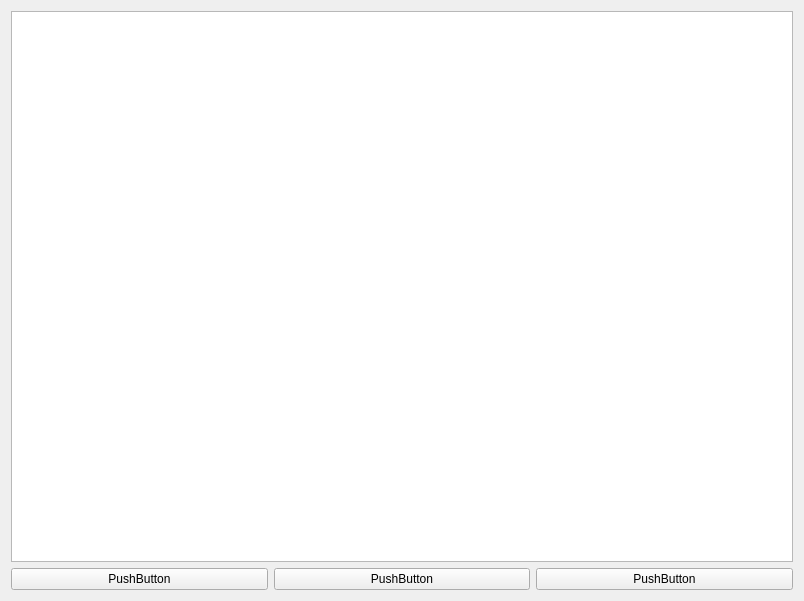
<?xml version="1.0" encoding="UTF-8"?>
<ui version="4.0">
 <class>Widget</class>
 <widget class="QWidget" name="Widget">
  <property name="geometry">
   <rect>
    <x>0</x>
    <y>0</y>
    <width>800</width>
    <height>600</height>
   </rect>
  </property>
  <property name="windowTitle">
   <string>Widget</string>
  </property>
  <layout class="QGridLayout" name="gridLayout">
   <property name="sizeConstraint">
    <enum>QLayout::SetDefaultConstraint</enum>
   </property>
   <item row="0" column="0" colspan="3">
    <widget class="QGraphicsView" name="graphicsView">
     <property name="minimumSize">
      <size>
       <width>782</width>
       <height>551</height>
      </size>
     </property>
    </widget>
   </item>
   <item row="1" column="0">
    <widget class="QPushButton" name="pushButton">
     <property name="text">
      <string>PushButton</string>
     </property>
    </widget>
   </item>
   <item row="1" column="1">
    <widget class="QPushButton" name="pushButton_2">
     <property name="text">
      <string>PushButton</string>
     </property>
    </widget>
   </item>
   <item row="1" column="2">
    <widget class="QPushButton" name="pushButton_3">
     <property name="text">
      <string>PushButton</string>
     </property>
    </widget>
   </item>
  </layout>
 </widget>
 <resources/>
 <connections/>
</ui>
